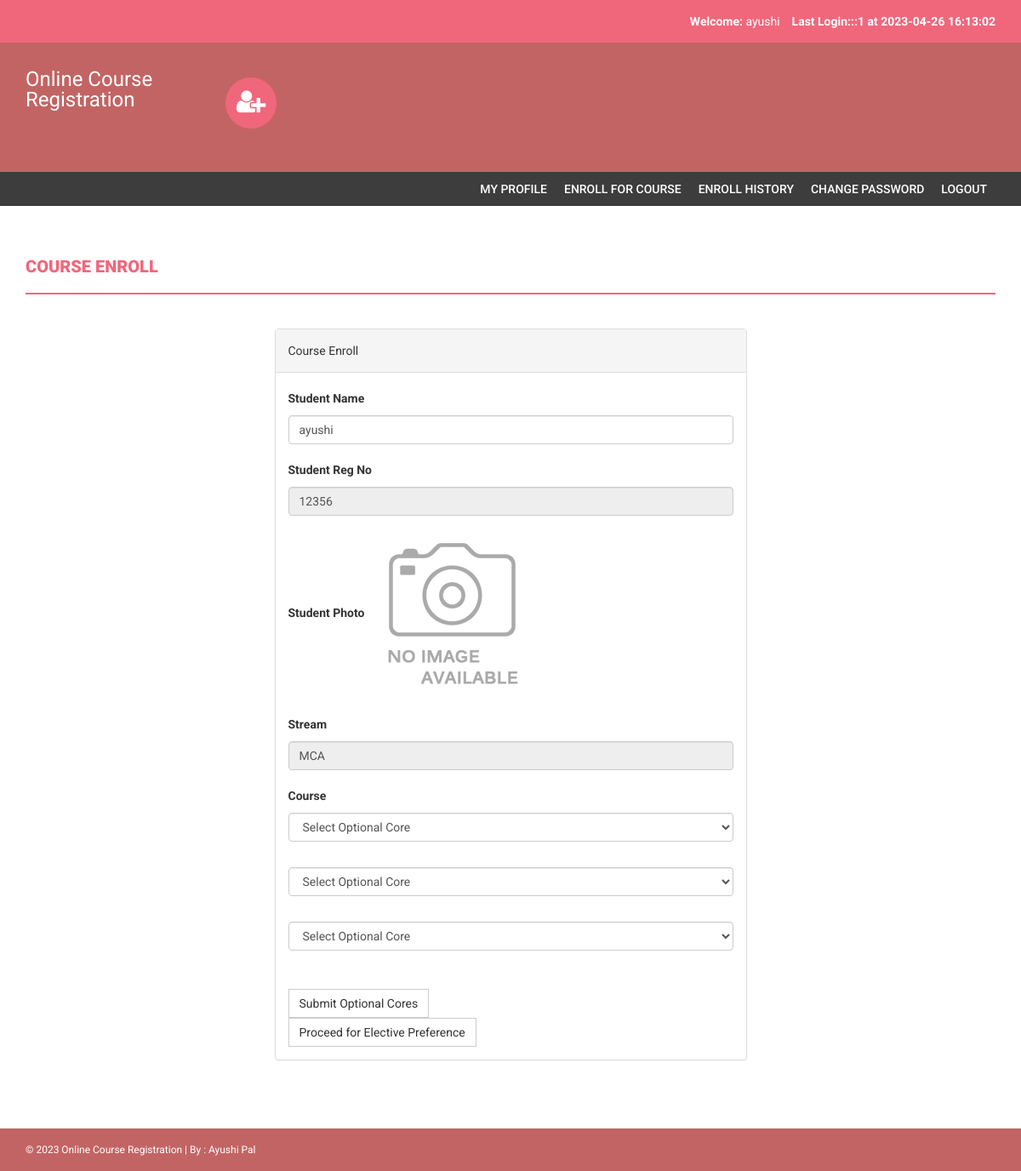
The app's page /onlinecourse/enroll.php (signed in) with its own data.
### tables this page shows
CREATE TABLE `students` (
  `studentRegno` varchar(255) NOT NULL,
  `stream_id` int(11) NOT NULL,
  `studentPhoto` varchar(255) DEFAULT NULL,
  `password` varchar(255) NOT NULL DEFAULT 'Test@123',
  `studentName` varchar(255) DEFAULT NULL,
  `pincode` varchar(255) DEFAULT NULL,
  `session` varchar(255) DEFAULT NULL,
  `department` varchar(255) DEFAULT NULL,
  `semester` varchar(255) DEFAULT NULL,
  `cgpa` decimal(10,2) DEFAULT NULL,
  `courses_allocated_id` int(11) NOT NULL COMMENT 'course codes',
  `enrolment_status` tinyint(1) NOT NULL,
  `optional_core_choice_1` varchar(255) DEFAULT NULL,
  `optional_core_choice_2` varchar(255) DEFAULT NULL,
  `optional_core_choice_3` varchar(255) DEFAULT NULL,
  `password_status` tinyint(1) NOT NULL DEFAULT 0,
  `creationdate` timestamp NULL DEFAULT current_timestamp(),
  `updationDate` varchar(255) DEFAULT NULL
);

CREATE TABLE `stream` (
  `stream_id` int(11) NOT NULL,
  `stream_name` varchar(50) NOT NULL,
  `optional_core_count` int(20) NOT NULL COMMENT 'value cannot be greater than 3',
  `elective_count` int(20) NOT NULL
);

### onlinecourse/enroll.php (the view, shortened to what this page needs)
<?php
include('includes/config.php');
?>
<!DOCTYPE html>
<html xmlns="http://www.w3.org/1999/xhtml">
<head>
    <link href="assets/css/bootstrap.css" rel="stylesheet" />
    <link href="assets/css/font-awesome.css" rel="stylesheet" />
    <link href="assets/css/style.css" rel="stylesheet" />
</head>
<body>
<?php include('includes/header.php');?>
<?php if($_SESSION['login']!="")
{
 include('includes/menubar.php');
}
 ?>
    <div class="content-wrapper">
        <div class="container">
              <div class="row">
                    <div class="col-md-12">
                        <h1 class="page-head-line">Course Enroll </h1>
                    </div>
                </div>
                <div class="row" >
                  <div class="col-md-3"></div>
                    <div class="col-md-6">
                        <div class="panel panel-default">
                        <div class="panel-heading">
                          Course Enroll
                        </div>
<?php $sql=mysqli_query($con,"select * from students where studentRegno='".$_SESSION['login']."'");
while($row=mysqli_fetch_array($sql))
{ ?>
                        <div class="panel-body">
                       <form name="dept" method="post" enctype="multipart/form-data">
   <div class="form-group">
    <label for="studentname">Student Name  </label>
    <input type="text" class="form-control" id="studentname" name="studentname" value="<?php echo htmlentities($row['studentName']);?>"  />
  </div>
 <div class="form-group">
    <label for="studentRegno">Student Reg No   </label>
    <input type="text" class="form-control" id="studentRegno" name="studentRegno" value="<?php echo htmlentities($row['studentRegno']);?>"  placeholder="Student Reg no" readonly />
  </div>
<div class="form-group">
    <label for="Pincode">Student Photo  </label>
   <?php if($row['studentPhoto']==""){ ?>
   <img src="studentphoto/noimage.png" width="200" height="200"><?php } else {?>
   <img src="studentphoto/<?php echo htmlentities($row['studentPhoto']);?>" width="200" height="200">
   <?php } ?>
  </div>
<div class="form-group">
    <label for="Department">Stream  </label>
   <?php
$sql1=mysqli_query($con,"select * from stream where stream_id='".$row['stream_id']."'");
$row1=mysqli_fetch_array($sql1);
?>
<input type="text" class="form-control" id="streamName" name="streamName" readonly value="<?php echo htmlentities($row1['stream_name']);?>" required />
  </div>
  <div class="form-group">
    <label for="Course">Course  </label>
    <?php
    $optional_core_count=$row1['optional_core_count'];
    for($i=0;$i<$optional_core_count;$i++) {
    ?>
    <select class="form-control" name="optional_cores[]" id="optional_cores_<?php echo $i; ?>" required="required">
        <option value="">Select Optional Core</option>
    </select>
    <br>
    <?php } ?>
</div>
 <?php } ?>
 <button type="submit" name="submit" id="submit" class="btn btn-default">Submit Optional Cores</button>
</form>
<form method='post'>
 <div>
 <button type="submit" name="submit1" id="submit1" class="btn btn-default">Proceed for Elective Preference</button>
</div>
</form>
                            </div>
                            </div>
                    </div>
                </div>
            </div>
        </div>
  <?php include('includes/footer.php');?>
</body>
</html>

### onlinecourse/includes/header.php (shortened to what this page needs)
<?php
include("includes/config.php");
?>
<?php if($_SESSION['login']!="")
{?>
<header>
        <div class="container">
            <div class="row">
                <div class="col-md-12">
                    <strong>Welcome: </strong><?php echo htmlentities($_SESSION['sname']);?>
                    <strong>Last Login:<?php
        $ret=mysqli_query($con,"SELECT  * from userlog where studentRegno='".$_SESSION['login']."' order by id desc limit 1,1");
                    $row=mysqli_fetch_array($ret);
                    echo $row['userip']; ?> at <?php echo $row['loginTime'];?></strong>
                </div>
            </div>
        </div>
    </header>
    <?php } ?>
    <div class="navbar navbar-inverse set-radius-zero">
        <div class="container">
            <div class="navbar-header">
                <a class="navbar-brand" href="#" style="color:#fff; font-size:24px;4px; line-height:24px; ">
                   Online Course Registration
                </a>
            </div>
            <div class="left-div">
                <i class="fa fa-user-plus login-icon" ></i>
        </div>
            </div>
        </div>

### onlinecourse/assets/css/style.css (style rules this page uses)
body { font-family: 'Roboto', sans-serif; line-height: 30px; }
.set-radius-zero { border-radius: 0px; -moz-border-radius: 0px; -webkit-border-radius: 0px; }
.content-wrapper { margin-top: 40px; min-height: 600px; padding-bottom: 60px; }
.page-head-line { font-weight: 900; padding-bottom: 20px; border-bottom: 2px solid #F0677C; text-transform: uppercase; color: #F0677C; font-size: 20px; margin-bottom: 40px; }
.btn { border-radius: 0px; -webkit-border-radius: 0px; -moz-border-radius: 0px; }
.login-icon { height: 60px; width: 60px; padding: 13px; border-radius: 50%; font-size: 30px; margin-bottom: 20px; color: #fff; text-align: center; cursor:pointer; background-color:#F0677C; -webkit-border-radius:50%; -moz-border-radius:50%; }
header { background-color: #F0677C; color: #fff; padding: 10px; text-align: right; }
.left-div { padding-left: 30px; margin-top: 40px; margin-bottom: 30px; }
.navbar-brand { width: 250px; padding-top: 30px; }
.navbar-inverse { background-color: #C36464; border-color: transparent; }
.navbar { margin-bottom: 0px; }

### records on screen
students: studentname "ayushi", studentRegno "12356", streamName "MCA"

### other values on screen
$_SESSION['sname'] "ayushi"
$row['userip'] "::1"
$row['loginTime'] "2023-04-26 16:13:02"
